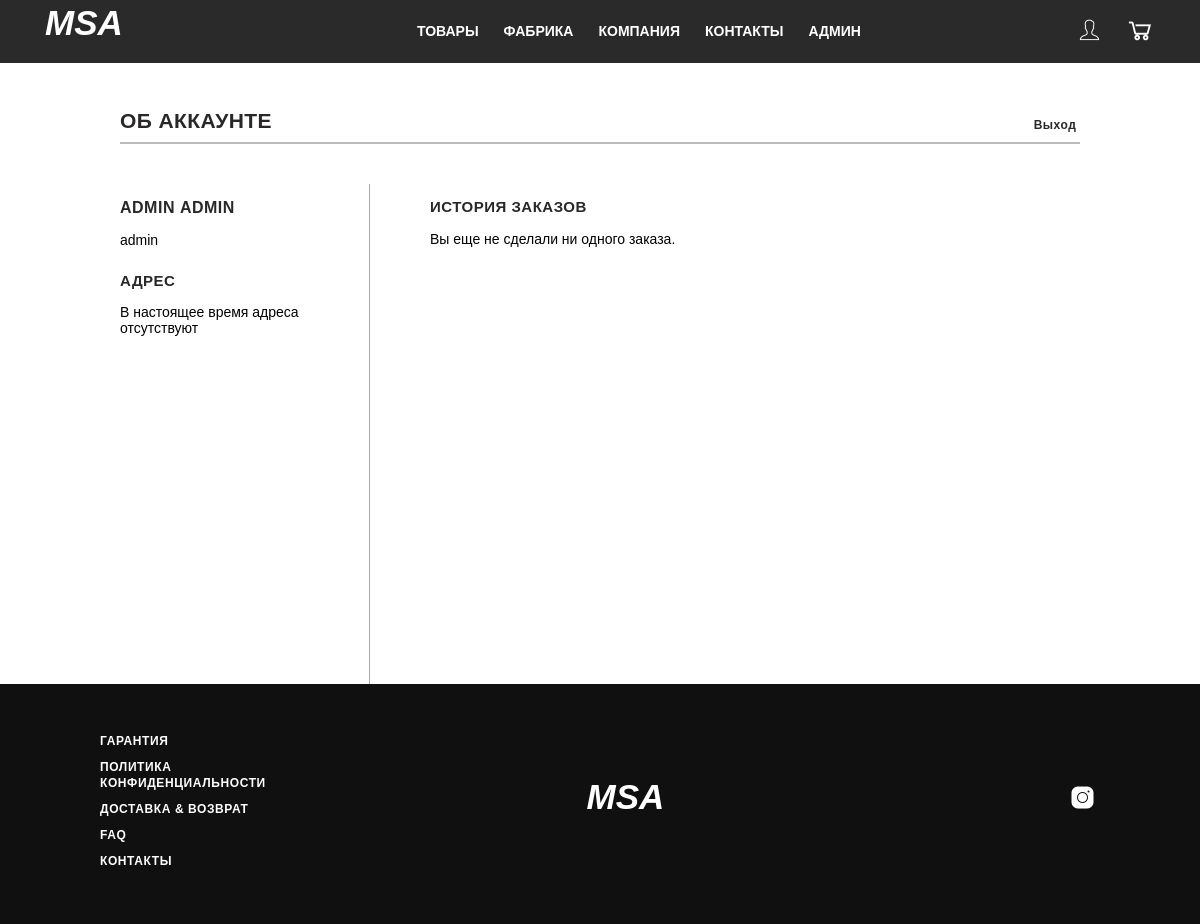
/assets/pages/account/account.php (signed in), run on the app's committed database.
### tables this page shows
CREATE TABLE `users` (
  `id` int NOT NULL,
  `firstName` varchar(100) NOT NULL,
  `lastName` varchar(100) NOT NULL,
  `email` varchar(100) NOT NULL,
  `password` varchar(100) NOT NULL,
  `id_role` int DEFAULT NULL
);

### assets/pages/account/account.php (the view, shortened to what this page needs)
<?php
require_once('../../pages/login/php/db.php');
require_once('../../pages/login/php/loginback.php');
if(isset($_SESSION['user'])){
    $email=$_SESSION['user'];
    $sqlsearch="SELECT * FROM users WHERE email='$email'";
    $result=$db->query($sqlsearch);
    $row = $result->fetch_array(MYSQLI_ASSOC);
    if($result = $db->query($sqlsearch)){
        foreach($result as $row){
            $firstName = $row["firstName"];
            $lastName = $row["lastName"];
        }
    }
    else{
        echo "<meta http-equiv='refresh' content='0; ../../../assets/pages/login/login.php'>";
    }
}
?>
<!DOCTYPE html>
<html lang="en">
<head>
    <link rel="stylesheet" href="style/account.css">
</head>
<body>
    <div class="wrapper">
        <header>
            <?php require_once "../../pages/include/header/header.php";?>
        </header>
        <main class="page _container">
            <section class="page__account account__page">
                <div class="account-page__container">
                    <div class="title__container">
                        <h1 class="account__title">Об аккаунте</h1>
                        <?php
                            if(isset($_SESSION['user'])){
                            ?>
                                <a href="../../pages/login/php/exit.php" class="account-exit__button">Выход</a>
                            <?php
                            }
                        ?>
                    </div>
                    <div class="after__container"></div>
                    <div class="account-info__container">
                        <div class="account__info">
                            <p class="name text"><?=$row['firstName']?>&nbsp;<?=$row['lastName'];?></p>
                            <p class="email text"><?=$row['email'];?></p>
                            <p class="address text">Адрес</p>
                            <p class="text">В настоящее время адреса отсутствуют</p>
                        </div>
                        <div class="account__order-history">
                            <p class="title text">История заказов</p>
                            <p class="text">Вы еще не сделали ни одного заказа.</p>
                        </div>
                    </div>
                </div>
            </section>
        </main>
        <footer>
            <?php require_once "../../pages/include/footer/footer.php";?>
        </footer>
    </div>
</body>
</html>

### assets/pages/account/style/account.css (style rules this page uses)
*, *::before, *::after { padding: 0; margin: 0; border: 0; box-sizing: border-box; text-decoration: none; list-style-type: none; vertical-align: top; }
html, body { font-family: Oswald, sans-serif; height: 100%; font-size: 14px; font-weight: 400; color: #000; background-color: #ffffff; }
.wrapper { min-height: 100%; overflow: hidden; display: flex; flex-direction: column; margin: 0 auto; }
._container { max-width: 1000px; padding: 0px 15px; margin: 0px auto; box-sizing: content-box; }
.page { flex: 1 1 auto; }
.account-page__container { margin: 100px 0 0 0; padding: 0 20px; }
.title__container { display: flex; align-items: center; justify-content: space-between; }
.after__container::after { width: 960px; content: ""; height: 2px; display: block; background: #bbbbbb; margin: 0 auto; }
.account__title { font-weight: 900; font-size: 21px; text-transform: uppercase; line-height: 2; color: #292727; display: inline-block; letter-spacing: 0.4px; }
.account-exit__button { color: #292727; font-size: 12px; font-weight: 600; height: 25px; width: 50px; background-color: #ffffff; display: inline-block; letter-spacing: 0.5px; transition: background-color 0.4s linear; text-align: center; margin: 8px 0 0 0; padding: 5px 0 0 0; }
.account-info__container { padding: 40px 0 0 0; display: flex; }
.account__info { width: 50%; border-right: 1px solid #aaa; height: 500px; box-sizing: border-box; max-width: 250px; }
.name { font-weight: 700; font-style: normal; font-size: 16px; text-transform: uppercase; line-height: 1.1; color: #292727; display: block; letter-spacing: 0.5px; }
.address { font-weight: 700; font-style: normal; font-size: 15px; text-transform: uppercase; line-height: 1.1; color: #292727; display: block; letter-spacing: 0.5px; padding: 10px 0 0 0; }
.text { margin: 15px 0; }
.account__order-history { width: 50%; padding: 0 0 0 60px; }
.title { font-weight: 700; font-style: normal; font-size: 15px; text-transform: uppercase; line-height: 1.1; color: #292727; display: block; letter-spacing: 0.5px; }

### assets/pages/include/header/style/header.css (style rules this page uses)
*, *::before, *::after { padding: 0; margin: 0; border: 0; box-sizing: border-box; text-decoration: none; list-style-type: none; vertical-align: top; }
html, body { font-family: Oswald, sans-serif; height: 100%; font-size: 14px; font-weight: 400; color: #000; background-color: #ffffff; }

### assets/pages/include/footer/style/footer.css (style rules this page uses)
*, *::before, *::after { padding: 0; margin: 0; border: 0; box-sizing: border-box; text-decoration: none; list-style-type: none; vertical-align: top; }
html, body { font-family: Oswald, sans-serif; height: 100%; font-size: 14px; font-weight: 400; color: #000; background-color: #ffffff; }

### data on the page
users: firstName "ADMIN", lastName "ADMIN", email "admin"
